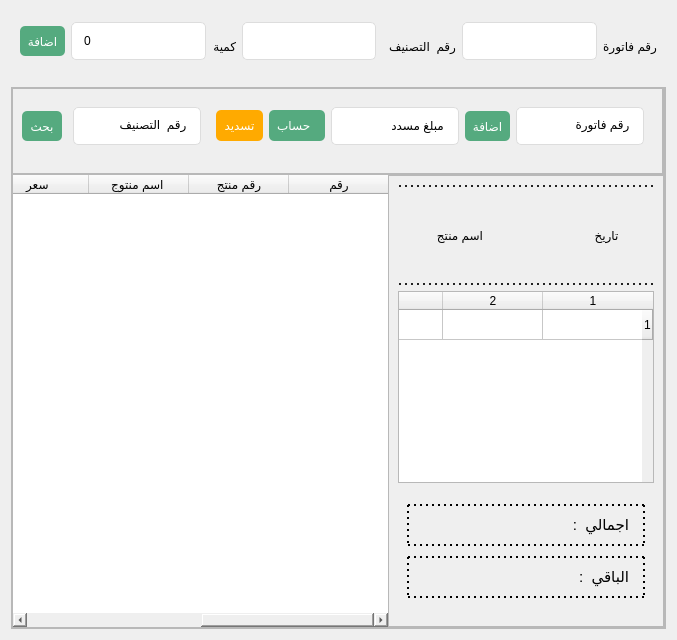
         <widget class="QWidget" name="tab_2">
          <attribute name="title">
           <string>المبيعات </string>
          </attribute>
          <layout class="QGridLayout" name="gridLayout_12">
           <item row="0" column="0">
            <widget class="QFrame" name="frame_45">
             <property name="minimumSize">
              <size>
               <width>0</width>
               <height>70</height>
              </size>
             </property>
             <property name="layoutDirection">
              <enum>Qt::LeftToRight</enum>
             </property>
             <property name="styleSheet">
              <string notr="true">border-bottom:2px dotted#ddd;</string>
             </property>
             <property name="frameShape">
              <enum>QFrame::NoFrame</enum>
             </property>
             <property name="frameShadow">
              <enum>QFrame::Raised</enum>
             </property>
             <layout class="QGridLayout" name="gridLayout_21">
              <item row="0" column="7">
               <widget class="QLineEdit" name="lineEdit_3">
                <property name="styleSheet">
                 <string notr="true">padding:10px;
border-radius:5px;
border:1px solid#ddd;
margin-bottom:10px;</string>
                </property>
               </widget>
              </item>
              <item row="0" column="8">
               <widget class="QLabel" name="label_27">
                <property name="styleSheet">
                 <string notr="true">border:0px;</string>
                </property>
                <property name="text">
                 <string>رقم فاتورة</string>
                </property>
               </widget>
              </item>
              <item row="0" column="5">
               <widget class="QLineEdit" name="lineEdit_46">
                <property name="minimumSize">
                 <size>
                  <width>0</width>
                  <height>0</height>
                 </size>
                </property>
                <property name="maximumSize">
                 <size>
                  <width>16777215</width>
                  <height>16777215</height>
                 </size>
                </property>
                <property name="styleSheet">
                 <string notr="true">padding:10px;
border-radius:5px;
border:1px solid#ddd;
margin-bottom:10px;</string>
                </property>
                <property name="text">
                 <string/>
                </property>
               </widget>
              </item>
              <item row="0" column="2">
               <widget class="QLabel" name="label_30">
                <property name="styleSheet">
                 <string notr="true">border:0px;border:0px;
</string>
                </property>
                <property name="text">
                 <string>كمية</string>
                </property>
               </widget>
              </item>
              <item row="0" column="1">
               <widget class="QLineEdit" name="lineEdit_14">
                <property name="minimumSize">
                 <size>
                  <width>80</width>
                  <height>0</height>
                 </size>
                </property>
                <property name="styleSheet">
                 <string notr="true">padding:10px;
border-radius:5px;
border:1px solid#ddd;
margin-bottom:10px;</string>
                </property>
                <property name="text">
                 <string>0</string>
                </property>
               </widget>
              </item>
              <item row="0" column="0">
               <widget class="QPushButton" name="pushButton_20">
                <property name="enabled">
                 <bool>true</bool>
                </property>
                <property name="minimumSize">
                 <size>
                  <width>45</width>
                  <height>0</height>
                 </size>
                </property>
                <property name="maximumSize">
                 <size>
                  <width>45</width>
                  <height>40</height>
                 </size>
                </property>
                <property name="styleSheet">
                 <string notr="true">QPushButton{
padding:8px;
border-radius:5px;
background-color: rgb(85, 170, 127);
color:white;
margin-bottom:10px;
border:0px;

}
QPushButton:hover{
background-color: rgb(63, 126, 93);
}</string>
                </property>
                <property name="text">
                 <string>اضافة</string>
                </property>
               </widget>
              </item>
              <item row="0" column="6">
               <widget class="QLabel" name="label_31">
                <property name="styleSheet">
                 <string notr="true">border:0px;</string>
                </property>
                <property name="text">
                 <string>رقم  التصنيف  </string>
                </property>
               </widget>
              </item>
             </layout>
            </widget>
           </item>
           <item row="1" column="0">
            <widget class="QFrame" name="frame_11">
             <property name="minimumSize">
              <size>
               <width>0</width>
               <height>0</height>
              </size>
             </property>
             <property name="layoutDirection">
              <enum>Qt::LeftToRight</enum>
             </property>
             <property name="frameShape">
              <enum>QFrame::StyledPanel</enum>
             </property>
             <property name="frameShadow">
              <enum>QFrame::Raised</enum>
             </property>
             <layout class="QGridLayout" name="gridLayout_25">
              <property name="leftMargin">
               <number>0</number>
              </property>
              <property name="topMargin">
               <number>0</number>
              </property>
              <property name="rightMargin">
               <number>0</number>
              </property>
              <property name="bottomMargin">
               <number>0</number>
              </property>
              <property name="spacing">
               <number>0</number>
              </property>
              <item row="1" column="0">
               <widget class="QFrame" name="frame_15">
                <property name="maximumSize">
                 <size>
                  <width>16777215</width>
                  <height>16777215</height>
                 </size>
                </property>
                <property name="frameShape">
                 <enum>QFrame::StyledPanel</enum>
                </property>
                <property name="frameShadow">
                 <enum>QFrame::Raised</enum>
                </property>
                <layout class="QGridLayout" name="gridLayout_58">
                 <property name="leftMargin">
                  <number>0</number>
                 </property>
                 <property name="topMargin">
                  <number>0</number>
                 </property>
                 <property name="rightMargin">
                  <number>0</number>
                 </property>
                 <property name="bottomMargin">
                  <number>0</number>
                 </property>
                 <property name="spacing">
                  <number>0</number>
                 </property>
                 <item row="1" column="1">
                  <widget class="QFrame" name="frame_12">
                   <property name="minimumSize">
                    <size>
                     <width>100</width>
                     <height>0</height>
                    </size>
                   </property>
                   <property name="maximumSize">
                    <size>
                     <width>300</width>
                     <height>16777215</height>
                    </size>
                   </property>
                   <property name="styleSheet">
                    <string notr="true"/>
                   </property>
                   <property name="frameShape">
                    <enum>QFrame::StyledPanel</enum>
                   </property>
                   <property name="frameShadow">
                    <enum>QFrame::Raised</enum>
                   </property>
                   <layout class="QGridLayout" name="gridLayout_62">
                    <item row="2" column="0" colspan="2">
                     <widget class="QFrame" name="frame_47">
                      <property name="minimumSize">
                       <size>
                        <width>0</width>
                        <height>120</height>
                       </size>
                      </property>
                      <property name="frameShape">
                       <enum>QFrame::NoFrame</enum>
                      </property>
                      <property name="frameShadow">
                       <enum>QFrame::Raised</enum>
                      </property>
                      <layout class="QGridLayout" name="gridLayout_67">
                       <property name="leftMargin">
                        <number>9</number>
                       </property>
                       <property name="topMargin">
                        <number>15</number>
                       </property>
                       <property name="rightMargin">
                        <number>9</number>
                       </property>
                       <property name="horizontalSpacing">
                        <number>6</number>
                       </property>
                       <property name="verticalSpacing">
                        <number>0</number>
                       </property>
                       <item row="0" column="0" colspan="2">
                        <widget class="QLabel" name="label_22">
                         <property name="enabled">
                          <bool>true</bool>
                         </property>
                         <property name="font">
                          <font>
                           <pointsize>11</pointsize>
                          </font>
                         </property>
                         <property name="styleSheet">
                          <string notr="true">border-color: rgb(0, 0, 0);
border:2px dotted;
padding:10px;
margin-bottom:10px;</string>
                         </property>
                         <property name="text">
                          <string>اجمالي  : </string>
                         </property>
                        </widget>
                       </item>
                       <item row="1" column="0" colspan="2">
                        <widget class="QLabel" name="label_20">
                         <property name="font">
                          <font>
                           <pointsize>11</pointsize>
                          </font>
                         </property>
                         <property name="styleSheet">
                          <string notr="true">border-color: rgb(0, 0, 0);
border:2px dotted;
padding:10px;
margin-bottom:10px;</string>
                         </property>
                         <property name="text">
                          <string>الباقي  : </string>
                         </property>
                        </widget>
                       </item>
                      </layout>
                     </widget>
                    </item>
                    <item row="0" column="0" colspan="2">
                     <widget class="QFrame" name="frame_46">
                      <property name="minimumSize">
                       <size>
                        <width>0</width>
                        <height>100</height>
                       </size>
                      </property>
                      <property name="styleSheet">
                       <string notr="true">border-top:2px dotted#222;
border-bottom:2px dotted#222;</string>
                      </property>
                      <property name="frameShape">
                       <enum>QFrame::StyledPanel</enum>
                      </property>
                      <property name="frameShadow">
                       <enum>QFrame::Raised</enum>
                      </property>
                      <layout class="QGridLayout" name="gridLayout_63">
                       <item row="2" column="0">
                        <widget class="QLabel" name="label_19">
                         <property name="styleSheet">
                          <string notr="true">border:0px;</string>
                         </property>
                         <property name="text">
                          <string>اسم منتج</string>
                         </property>
                        </widget>
                       </item>
                       <item row="2" column="2">
                        <widget class="QLabel" name="label_8">
                         <property name="styleSheet">
                          <string notr="true">border:0px;</string>
                         </property>
                         <property name="text">
                          <string>تاريخ</string>
                         </property>
                         <property name="alignment">
                          <set>Qt::AlignCenter</set>
                         </property>
                        </widget>
                       </item>
                       <item row="2" column="1">
                        <widget class="QLabel" name="label_9">
                         <property name="styleSheet">
                          <string notr="true">border:0px;</string>
                         </property>
                         <property name="text">
                          <string/>
                         </property>
                         <property name="pixmap">
                          <pixmap resource="../icons.qrc">:/icon/user.png</pixmap>
                         </property>
                         <property name="alignment">
                          <set>Qt::AlignCenter</set>
                         </property>
                        </widget>
                       </item>
                      </layout>
                     </widget>
                    </item>
                    <item row="1" column="0" colspan="2">
                     <widget class="QTableWidget" name="tableWidget_5">
                      <property name="minimumSize">
                       <size>
                        <width>0</width>
                        <height>0</height>
                       </size>
                      </property>
                      <property name="layoutDirection">
                       <enum>Qt::RightToLeft</enum>
                      </property>
                      <property name="verticalScrollBarPolicy">
                       <enum>Qt::ScrollBarAlwaysOff</enum>
                      </property>
                      <property name="horizontalScrollBarPolicy">
                       <enum>Qt::ScrollBarAlwaysOff</enum>
                      </property>
                      <property name="autoScroll">
                       <bool>false</bool>
                      </property>
                      <property name="textElideMode">
                       <enum>Qt::ElideRight</enum>
                      </property>
                      <property name="verticalScrollMode">
                       <enum>QAbstractItemView::ScrollPerItem</enum>
                      </property>
                      <property name="horizontalScrollMode">
                       <enum>QAbstractItemView::ScrollPerPixel</enum>
                      </property>
                      <property name="showGrid">
                       <bool>true</bool>
                      </property>
                      <property name="gridStyle">
                       <enum>Qt::SolidLine</enum>
                      </property>
                      <property name="sortingEnabled">
                       <bool>false</bool>
                      </property>
                      <attribute name="horizontalHeaderCascadingSectionResizes">
                       <bool>false</bool>
                      </attribute>
                      <row/>
                      <column/>
                      <column/>
                      <column/>
                     </widget>
                    </item>
                   </layout>
                  </widget>
                 </item>
                 <item row="1" column="0">
                  <widget class="QTableWidget" name="tableWidget_4">
                   <property name="maximumSize">
                    <size>
                     <width>16777215</width>
                     <height>16777215</height>
                    </size>
                   </property>
                   <property name="layoutDirection">
                    <enum>Qt::RightToLeft</enum>
                   </property>
                   <property name="styleSheet">
                    <string notr="true">border-right:2px dotted#ddd;
border:0px;</string>
                   </property>
                   <property name="frameShape">
                    <enum>QFrame::Box</enum>
                   </property>
                   <property name="gridStyle">
                    <enum>Qt::SolidLine</enum>
                   </property>
                   <column>
                    <property name="text">
                     <string>رقم</string>
                    </property>
                   </column>
                   <column>
                    <property name="text">
                     <string>رقم منتج</string>
                    </property>
                   </column>
                   <column>
                    <property name="text">
                     <string>اسم منتوج </string>
                    </property>
                   </column>
                   <column>
                    <property name="text">
                     <string>سعر </string>
                    </property>
                   </column>
                   <column>
                    <property name="text">
                     <string>كمية</string>
                    </property>
                   </column>
                   <column>
                    <property name="text">
                     <string>وحدة منتوج </string>
                    </property>
                   </column>
                  </widget>
                 </item>
                </layout>
               </widget>
              </item>
              <item row="0" column="0">
               <widget class="QFrame" name="frame_16">
                <property name="styleSheet">
                 <string notr="true">border-bottom:2px dotted#ddd;</string>
                </property>
                <property name="frameShape">
                 <enum>QFrame::StyledPanel</enum>
                </property>
                <property name="frameShadow">
                 <enum>QFrame::Raised</enum>
                </property>
                <layout class="QGridLayout" name="gridLayout_27">
                 <property name="leftMargin">
                  <number>0</number>
                 </property>
                 <property name="topMargin">
                  <number>0</number>
                 </property>
                 <property name="rightMargin">
                  <number>0</number>
                 </property>
                 <property name="bottomMargin">
                  <number>0</number>
                 </property>
                 <property name="spacing">
                  <number>0</number>
                 </property>
                 <item row="0" column="0">
                  <widget class="QFrame" name="frame_50">
                   <property name="styleSheet">
                    <string notr="true">border:0px;</string>
                   </property>
                   <property name="frameShape">
                    <enum>QFrame::StyledPanel</enum>
                   </property>
                   <property name="frameShadow">
                    <enum>QFrame::Raised</enum>
                   </property>
                   <layout class="QGridLayout" name="gridLayout_71">
                    <item row="0" column="1">
                     <widget class="QLineEdit" name="lineEdit_45">
                      <property name="minimumSize">
                       <size>
                        <width>0</width>
                        <height>0</height>
                       </size>
                      </property>
                      <property name="maximumSize">
                       <size>
                        <width>300</width>
                        <height>16777215</height>
                       </size>
                      </property>
                      <property name="styleSheet">
                       <string notr="true">padding:10px;
border-radius:5px;
border:1px solid#ddd;
margin-bottom:10px;</string>
                      </property>
                      <property name="text">
                       <string>رقم  التصنيف  </string>
                      </property>
                     </widget>
                    </item>
                    <item row="0" column="0">
                     <widget class="QPushButton" name="pushButton_41">
                      <property name="minimumSize">
                       <size>
                        <width>45</width>
                        <height>0</height>
                       </size>
                      </property>
                      <property name="maximumSize">
                       <size>
                        <width>45</width>
                        <height>40</height>
                       </size>
                      </property>
                      <property name="styleSheet">
                       <string notr="true">QPushButton{
padding:8px;
border-radius:5px;
background-color: rgb(85, 170, 127);
color:white;
margin-bottom:10px;
margin-right:5px;

border:0px;

}
QPushButton:hover{
background-color: rgb(63, 126, 93);
}</string>
                      </property>
                      <property name="text">
                       <string>بحث</string>
                      </property>
                     </widget>
                    </item>
                    <item row="0" column="2">
                     <widget class="QFrame" name="frame_44">
                      <property name="frameShape">
                       <enum>QFrame::StyledPanel</enum>
                      </property>
                      <property name="frameShadow">
                       <enum>QFrame::Raised</enum>
                      </property>
                      <layout class="QGridLayout" name="gridLayout_56">
                       <item row="0" column="0">
                        <widget class="QPushButton" name="pushButton_13">
                         <property name="enabled">
                          <bool>true</bool>
                         </property>
                         <property name="styleSheet">
                          <string notr="true">QPushButton{
padding:8px;
border-radius:5px;
	background-color: rgb(255, 170, 0);
color:white;
margin-bottom:10px;
border:0px;

}
QPushButton:hover{
background-color: rgb(63, 126, 93);
}</string>
                         </property>
                         <property name="text">
                          <string>تسديد</string>
                         </property>
                        </widget>
                       </item>
                       <item row="0" column="2">
                        <widget class="QLineEdit" name="lineEdit_4">
                         <property name="styleSheet">
                          <string notr="true">padding:10px;
border-radius:5px;
border:1px solid#ddd;
margin-bottom:10px;</string>
                         </property>
                         <property name="text">
                          <string>مبلغ مسدد </string>
                         </property>
                        </widget>
                       </item>
                       <item row="0" column="3">
                        <widget class="QPushButton" name="pushButton_59">
                         <property name="enabled">
                          <bool>true</bool>
                         </property>
                         <property name="minimumSize">
                          <size>
                           <width>45</width>
                           <height>0</height>
                          </size>
                         </property>
                         <property name="maximumSize">
                          <size>
                           <width>45</width>
                           <height>40</height>
                          </size>
                         </property>
                         <property name="styleSheet">
                          <string notr="true">QPushButton{
padding:8px;
border-radius:5px;
background-color: rgb(85, 170, 127);
color:white;
margin-bottom:10px;
border:0px;

}
QPushButton:hover{
background-color: rgb(63, 126, 93);
}</string>
                         </property>
                         <property name="text">
                          <string>اضافة</string>
                         </property>
                        </widget>
                       </item>
                       <item row="0" column="4">
                        <widget class="QLineEdit" name="lineEdit_50">
                         <property name="minimumSize">
                          <size>
                           <width>0</width>
                           <height>0</height>
                          </size>
                         </property>
                         <property name="maximumSize">
                          <size>
                           <width>16777215</width>
                           <height>16777215</height>
                          </size>
                         </property>
                         <property name="styleSheet">
                          <string notr="true">padding:10px;
border-radius:5px;
border:1px solid#ddd;
margin-bottom:10px;</string>
                         </property>
                         <property name="text">
                          <string>رقم فاتورة  </string>
                         </property>
                        </widget>
                       </item>
                       <item row="0" column="1">
                        <widget class="QPushButton" name="pushButton_14">
                         <property name="sizePolicy">
                          <sizepolicy hsizetype="Fixed" vsizetype="Fixed">
                           <horstretch>0</horstretch>
                           <verstretch>0</verstretch>
                          </sizepolicy>
                         </property>
                         <property name="styleSheet">
                          <string notr="true">QPushButton{
padding:8px;
border-radius:5px;
background-color: rgb(85, 170, 127);
color:white;
margin-bottom:10px;
border:0px;

}
QPushButton:hover{
background-color: rgb(63, 126, 93);
}</string>
                         </property>
                         <property name="text">
                          <string>حساب  </string>
                         </property>
                        </widget>
                       </item>
                      </layout>
                     </widget>
                    </item>
                   </layout>
                  </widget>
                 </item>
                 <item row="0" column="1">
                  <widget class="QFrame" name="frame_49">
                   <property name="frameShape">
                    <enum>QFrame::StyledPanel</enum>
                   </property>
                   <property name="frameShadow">
                    <enum>QFrame::Raised</enum>
                   </property>
                   <layout class="QGridLayout" name="gridLayout_70">
                    <property name="leftMargin">
                     <number>0</number>
                    </property>
                    <property name="topMargin">
                     <number>0</number>
                    </property>
                    <property name="rightMargin">
                     <number>0</number>
                    </property>
                    <property name="bottomMargin">
                     <number>0</number>
                    </property>
                    <property name="spacing">
                     <number>0</number>
                    </property>
                   </layout>
                  </widget>
                 </item>
                </layout>
               </widget>
              </item>
             </layout>
            </widget>
           </item>
          </layout>
         </widget>
